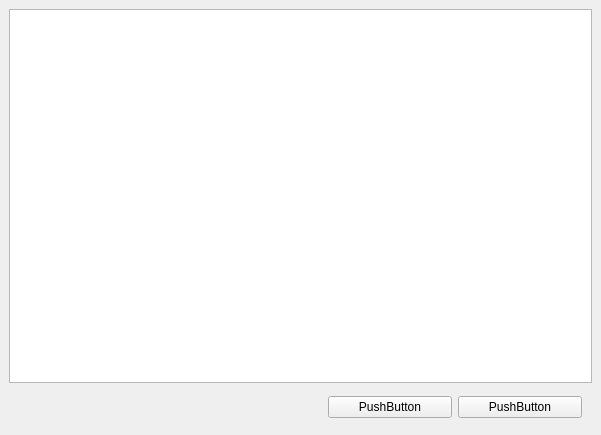
<?xml version="1.0" encoding="UTF-8"?>
<ui version="4.0">
 <class>MainWindow</class>
 <widget class="QMainWindow" name="MainWindow">
  <property name="geometry">
   <rect>
    <x>0</x>
    <y>0</y>
    <width>601</width>
    <height>435</height>
   </rect>
  </property>
  <property name="minimumSize">
   <size>
    <width>270</width>
    <height>277</height>
   </size>
  </property>
  <property name="windowTitle">
   <string>MainWindow</string>
  </property>
  <widget class="QWidget" name="centralwidget">
   <layout class="QVBoxLayout" name="verticalLayout" stretch="10,1">
    <item>
     <widget class="QListWidget" name="downloadList"/>
    </item>
    <item>
     <layout class="QHBoxLayout" name="horizontalLayout" stretch="10,4,4">
      <property name="leftMargin">
       <number>10</number>
      </property>
      <property name="rightMargin">
       <number>10</number>
      </property>
      <property name="bottomMargin">
       <number>0</number>
      </property>
      <item>
       <spacer name="verticalSpacer">
        <property name="orientation">
         <enum>Qt::Vertical</enum>
        </property>
        <property name="sizeHint" stdset="0">
         <size>
          <width>20</width>
          <height>40</height>
         </size>
        </property>
       </spacer>
      </item>
      <item>
       <widget class="QPushButton" name="pushButton_2">
        <property name="text">
         <string>PushButton</string>
        </property>
       </widget>
      </item>
      <item>
       <widget class="QPushButton" name="pushButton">
        <property name="text">
         <string>PushButton</string>
        </property>
       </widget>
      </item>
     </layout>
    </item>
   </layout>
  </widget>
  <widget class="QMenuBar" name="menubar">
   <property name="geometry">
    <rect>
     <x>0</x>
     <y>0</y>
     <width>601</width>
     <height>22</height>
    </rect>
   </property>
  </widget>
 </widget>
 <resources/>
 <connections/>
</ui>
